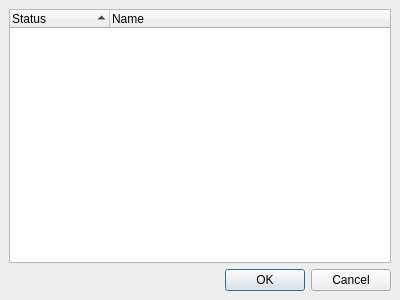
<ui version="4.0" >
 <class>Dialog</class>
 <widget class="QDialog" name="Dialog" >
  <property name="geometry" >
   <rect>
    <x>0</x>
    <y>0</y>
    <width>400</width>
    <height>300</height>
   </rect>
  </property>
  <property name="windowTitle" >
   <string>Games</string>
  </property>
  <layout class="QGridLayout" >
   <property name="margin" >
    <number>9</number>
   </property>
   <property name="spacing" >
    <number>6</number>
   </property>
   <item row="0" column="0" >
    <widget class="QTreeWidget" name="treeWidget" >
     <property name="sortingEnabled" >
      <bool>true</bool>
     </property>
     <column>
      <property name="text" >
       <string>Status</string>
      </property>
     </column>
     <column>
      <property name="text" >
       <string>Name</string>
      </property>
     </column>
    </widget>
   </item>
   <item row="1" column="0" >
    <widget class="QDialogButtonBox" name="buttonBox" >
     <property name="orientation" >
      <enum>Qt::Horizontal</enum>
     </property>
     <property name="standardButtons" >
      <set>QDialogButtonBox::Cancel|QDialogButtonBox::Ok</set>
     </property>
    </widget>
   </item>
  </layout>
 </widget>
 <resources/>
 <connections>
  <connection>
   <sender>buttonBox</sender>
   <signal>accepted()</signal>
   <receiver>Dialog</receiver>
   <slot>accept()</slot>
   <hints>
    <hint type="sourcelabel" >
     <x>248</x>
     <y>254</y>
    </hint>
    <hint type="destinationlabel" >
     <x>157</x>
     <y>274</y>
    </hint>
   </hints>
  </connection>
  <connection>
   <sender>buttonBox</sender>
   <signal>rejected()</signal>
   <receiver>Dialog</receiver>
   <slot>reject()</slot>
   <hints>
    <hint type="sourcelabel" >
     <x>316</x>
     <y>260</y>
    </hint>
    <hint type="destinationlabel" >
     <x>286</x>
     <y>274</y>
    </hint>
   </hints>
  </connection>
 </connections>
</ui>
